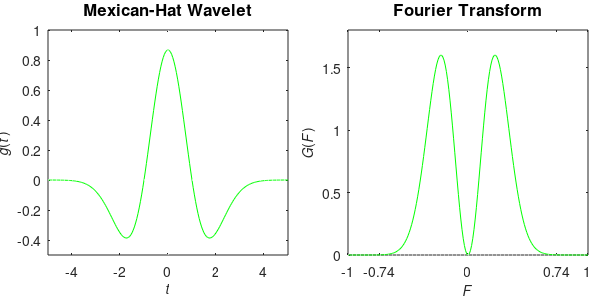
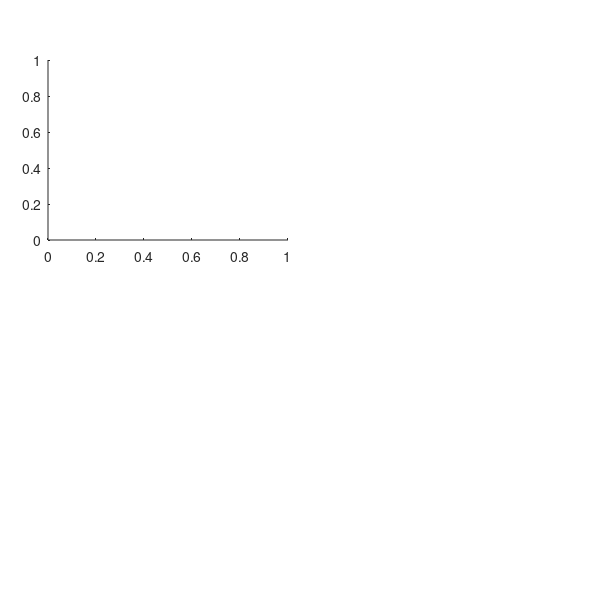

These charts were generated, in order, by the following MATLAB code: (Note: this script raises an error after producing the figures.)
% a)
% Mexican-Hat function:
tmaxm = 5; t = -tmaxm:0.05:tmaxm; t2 = t.*t;
gt = (2/sqrt(3))*pi^(-1/4)*(1-t2).*exp(-t2/2);
% Fourier Transform of g(t): G(Fx)
Fx = -1:0.01:1; w = 2*pi*Fx; w2 = w.*w;
GF = sqrt(8/3)*(pi^(1/4))*w2.*exp(-w2/2);
ix1 = find(GF(1:51) <= 0.001, 1, 'last' ); F1 = Fx(ix1);
ix2 = find(GF(151:201) <= 0.001, 1 ); F2 = Fx(ix2+150);


% (a) Plot of g(t) and its Fourier Transform G(Fx)
Hf_1 = figure('units','inches','position',[1,1,6,3],...
'paperunits','inches','paperposition',[0,0,6,3],...
'numbertitle','off','name','P0808a');
subplot('position',[0.08,0.15,0.4,0.75]);
plot(t,gt,'g',[-tmaxm,tmaxm],[0,0],'w:',[0,0],[-.5,1],'w:');
axis([-tmaxm,tmaxm,-0.5,1]);
title('Mexican-Hat Wavelet','fontsize',12);
xlabel('\itt','fontsize',10); ylabel('{\itg}({\itt} )','fontsize',10);
subplot('position',[0.58,0.15,0.4,0.75]);
plot(Fx,GF,'g',[-1,1],[0,0],'w:',[0,0],[0,1.8],'w:'); axis([-1,1,0,1.8]);
title('Fourier Transform','fontsize',12);
xlabel('\itF','fontsize',10); ylabel('{\itG}({\itF} )','fontsize',10);
set(gca,'xtick',[-1,F1,0,F2,1],'ytick',[0:0.5:2]);

% b)
Fs = 2*F2, Ts = 1/Fs;
Fs = 1.4800

% c)
M = 14;
% Generate sample of g(t) as data
t = 0:Ts:5; t = [-fliplr(t(2:end)),t]; t2 = t.*t;
g = (2/sqrt(3))*pi^(-1/4)*(1-t2).*exp(-t2/2); g = g';
Nx = 0:length(g)-1; tmaxm = Nx(end)*Ts;
G = toeplitz([g;zeros(M,1)],[g(1),zeros(1,M)]);
[Lx,Nx] = size(G); n0 = floor(Lx/2);
yout = [zeros(n0,1);1;zeros(n0,1)];
R = G'*G; r = G'*yout;
c_ls = R\r;
e = yout - G*c_ls; format long; Els = e'*e, format short;
Els = 0.09340142175215
y_ls = conv(g,c_ls); m = 0:length(y_ls)-1; mmax = m(end)*Ts;
Hf_2 = figure('units','inches','position',[1,1,6,6],...
'paperunits','inches','paperposition',[0,0,6,6],...
'numbertitle','off','name','P0808c');
subplot('position',[0.08,0.6,0.4,0.3]);
stem(Nx*Ts,g,'g'); hold on;
plot([0,tmaxm],[0,0],'w:',[0,0],[-.5,1],'w:'); axis([0,tmaxm,-0.5,1]);
title('sampled Wavelet','fontsize',12);
xlabel('\itn','fontsize',10); ylabel('{\itg}({\itn} )','fontsize',10);
set(gca,'xtick',Nx*Ts,'xticklabel',...
[' 0';' 1';' 2';' 3';' 4';' 5';' 6';' 7';' 8';' 9';'10';'11';...
'12';'13';'14']);
subplot('position',[0.58,0.6,0.4,0.3]);
stem(Nx*Ts,c_ls,'g'); hold on;
plot([0,tmaxm],[0,0],'w:'); axis([0,tmaxm,-20,20]);
title('LS Inverse Filter','fontsize',12);
xlabel('\itn','fontsize',10); ylabel('{\itc}_{ls}({\itn} )','fontsize',10);
set(gca,'xtick',Nx*Ts,'xticklabel',...
[' 0';' 1';' 2';' 3';' 4';' 5';' 6';' 7';' 8';' 9';'10';'11';'12';...
'13';'14']);
subplot('position',[0.08,0.1,0.9,0.3]);
stem(m*Ts,y_ls,'g'); hold on;
plot([0,mmax],[0,0],'w:'); axis([0,mmax,-1,1]);
title('Verification','fontsize',12);
xlabel('\itn','fontsize',10);
ylabel('{\itc}_{ls}({\itn})*{\itg}({\itn} )','fontsize',10);
set(gca,'xtick',Nx*M*Ts,'xticklabel',...
[' 0';'14';'29']);


% d)

Fs = 2*Fs; Ts = 1/Fs;
M = 28; % order of the filter
% Generate sample of g(t) as data
t = 0:Ts:5; t = [-fliplr(t(2:end)),t]; t2 = t.*t;
g = (2/sqrt(3))*pi^(-1/4)*(1-t2).*exp(-t2/2); g = g';
Nx = 0:length(g)-1; tmaxm = Nx(end)*Ts;
G = toeplitz([g;zeros(M,1)],[g(1),zeros(1,M)]);
[Lx,Nx] = size(G); n0 = floor(Lx/2);
yout = [zeros(n0,1);1;zeros(n0,1)];
R = G'*G; r = G'*yout;
c_ls = R\r; k = 0:length(c_ls)-1; kmaxm = k(end)*Ts;
e = yout - G*c_ls; format long; Els = e'*e, format short;
Els = 0.45036127872114
y_ls = conv(g,c_ls); m = 0:length(y_ls)-1; mmax = m(end)*Ts;
Hf_3 = figure('units','inches','position',[1,1,6,6],...
'paperunits','inches','paperposition',[0,0,6,6],...
'numbertitle','off','name','P0808d');
subplot('position',[0.08,0.6,0.4,0.3]);
stem(Nx*Ts,g,'g'); hold on;
plot([0,tmaxm],[0,0],'w:',[0,0],[-.5,1],'w:'); axis([0,tmaxm,-0.5,1]);
title('sampled Wavelet','fontsize',12);
xlabel('\itn','fontsize',10); ylabel('{\itg}({\itn} )','fontsize',10);
set(gca,'xtick',Nx*2*Ts,'xticklabel',...
[' 0';' 2';' 4';' 6';' 8';'10';'12';'14';'16';'18';'20';'22';...
'24';'26';'28']);
subplot('position',[0.58,0.6,0.4,0.3]);
stem(k*Ts,c_ls,'g'); hold on;
plot([0,tmaxm],[0,0],'w:'); %axis([0,tmaxm,-20,20]);
title('LS Inverse Filter','fontsize',12);
xlabel('\itn','fontsize',10); ylabel('{\itc}_{ls}({\itn} )','fontsize',10);
set(gca,'xtick',Nx*2*Ts,'xticklabel',...
[' 0';' 2';' 4';' 6';' 8';'10';'12';'14';'16';'18';'20';'22';...
'24';'26';'28']);
subplot('position',[0.08,0.1,0.9,0.3]);
stem(m*Ts,y_ls,'g'); hold on;
plot([0,mmax],[0,0],'w:'); axis([0,mmax,-1,1]);
title('Verification','fontsize',12);
xlabel('\itn','fontsize',10);
ylabel('{\itc}_{ls}({\itn})*{\itg}({\itn} )','fontsize',10);
set(gca,'xtick',Nx*M*Ts,'xticklabel',...
[' 0';'14';'29']);
